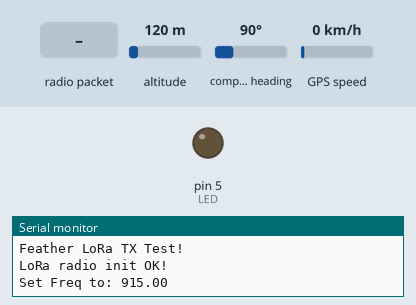
Recording of a sketch running on a simulated Arduino Uno, built for the host (arithmetic inside an expression is 32-bit, double 64-bit). On the bench: output pins drawn as LEDs (lit = HIGH), the last lines printed to the serial monitor. Dashed ring = blinking. Inputs (shaded band) come from the test bench; at power-on: altitude 120 m, compass heading 90°, GPS speed 0 km/h. The GPS gets a fix after 3 s at 37.7749, -122.4194 with 8 satellites; no radio packets arrive unless stated; pins used as bus, display or sensor lines are not drawn.

Above: at 1.3 s.
1.4 s: radio packet "1" arrives
At 6.3 s:
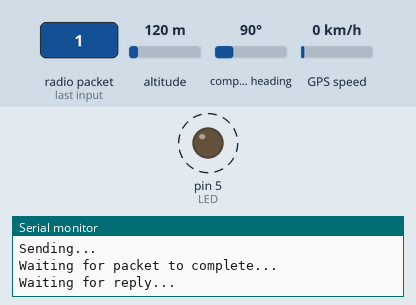
6.8 s: radio packet "0" arrives
Timing chart, 0 to 16.3 s (numbered marks = the images above; inputs shaded):
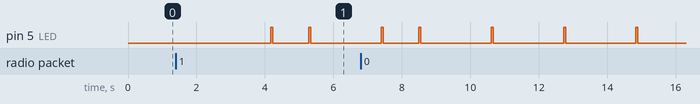

The sketch:

mothbot_gps_transmitter.ino
```cpp
// Feather9x_TX
// -*- mode: C++ -*-
// Example sketch showing how to create a simple messaging client (transmitter)
// with the RH_RF95 class. RH_RF95 class does not provide for addressing or
// reliability, so you should only use RH_RF95 if you do not need the higher
// level messaging abilities.
// It is designed to work with the other example Feather9x_RX

#include <SPI.h>
#include <RH_RF95.h>
#include <SoftwareSerial.h>
#include <TinyGPS++.h> //https://github.com/mikalhart/TinyGPSPlus

// radio pins for mothbot
#define RFM95_CS 8
#define RFM95_RST 7
#define RFM95_INT 2
#define bufflength 100

// Change to 434.0 or other frequency, must match RX's freq!
#define RF95_FREQ 915.0

// Singleton instance of the radio driver
RH_RF95 rf95(RFM95_CS, RFM95_INT);

// message buffer
char buf[bufflength];

#define LED 5

// gps stuff
static const int RXPin = 4, TXPin = 3;
static const uint32_t GPSBaud = 9600;
double last_lon=0.;
double last_lat=0.;

// The TinyGPS++ object
TinyGPSPlus gps;

// The serial connection to the GPS device
SoftwareSerial ss(RXPin, TXPin);

void getGPSInfoString(char *p, size_t len) {

String lon_value = String(last_lon,6);
String lat_value = String(last_lat,6);

sprintf(p, "[%s,%s]",lat_value.c_str(),lon_value.c_str());

}

void setup()
{
  pinMode(LED, OUTPUT);

  pinMode(RFM95_RST, OUTPUT);
  digitalWrite(RFM95_RST, HIGH);

  Serial.begin(9600);
  ss.begin(GPSBaud);
  /*while (!Serial) {
    delay(1);
  }
  */

  delay(100);

  Serial.println("Feather LoRa TX Test!");

  // manual reset
  digitalWrite(RFM95_RST, LOW);
  delay(10);
  digitalWrite(RFM95_RST, HIGH);
  delay(10);

  while (!rf95.init()) {
    Serial.println("LoRa radio init failed");
    Serial.println("Uncomment '#define SERIAL_DEBUG' in RH_RF95.cpp for detailed debug info");
    while (1);
  }
  Serial.println("LoRa radio init OK!");

  // Defaults after init are 434.0MHz, modulation GFSK_Rb250Fd250, +13dbM
  if (!rf95.setFrequency(RF95_FREQ)) {
    Serial.println("setFrequency failed");
    while (1);
  }
  Serial.print("Set Freq to: "); Serial.println(RF95_FREQ);

  // Defaults after init are 434.0MHz, 13dBm, Bw = 125 kHz, Cr = 4/5, Sf = 128chips/symbol, CRC on

  // The default transmitter power is 13dBm, using PA_BOOST.
  // If you are using RFM95/96/97/98 modules which uses the PA_BOOST transmitter pin, then
  // you can set transmitter powers from 5 to 23 dBm:
  rf95.setTxPower(23, false);
}

int16_t packetnum = 0;  // packet counter, we increment per xmission

void loop()
{
  while (ss.available() > 0)
  {
    gps.encode(ss.read());
    if (gps.location.isValid())
    {
      last_lon=double(gps.location.lng());
      last_lat=double(gps.location.lat());
      //gpsreadcount++;

      getGPSInfoString(buf, bufflength);


  delay(1000); // Wait 1 second between transmits, could also 'sleep' here!
  Serial.println("Transmitting..."); // Send a message to rf95_server

  //char radiopacket[20] = "Hello World #      ";
  //itoa(packetnum++, radiopacket+13, 10);
  Serial.print("Sending "); Serial.println(buf);
  //radiopacket[19] = 0;

  Serial.println("Sending...");
  delay(10);

  rf95.send((uint8_t *)buf, bufflength);

  Serial.println("Waiting for packet to complete...");
  delay(10);
  digitalWrite(LED, HIGH);
  rf95.waitPacketSent();
  digitalWrite(LED, LOW);
  // Now wait for a reply
  uint8_t buf[RH_RF95_MAX_MESSAGE_LEN];
  uint8_t len = sizeof(buf);

  Serial.println("Waiting for reply...");
  if (rf95.waitAvailableTimeout(1000))
  {
    // Should be a reply message for us now
    if (rf95.recv(buf, &len))
   {
      Serial.print("Got reply: ");
      Serial.println((char*)buf);
      Serial.print("RSSI: ");
      Serial.println(rf95.lastRssi(), DEC);
    }
    else
    {
      Serial.println("Receive failed");
    }
  }
  else
  {
    Serial.println("No reply, is there a listener around?");
  }

    }
  }


}
```

Measured:
- after the input at 1.4 s, pin 5 (LED): LOW → HIGH after 3.9 s, → LOW 0.06 s later
